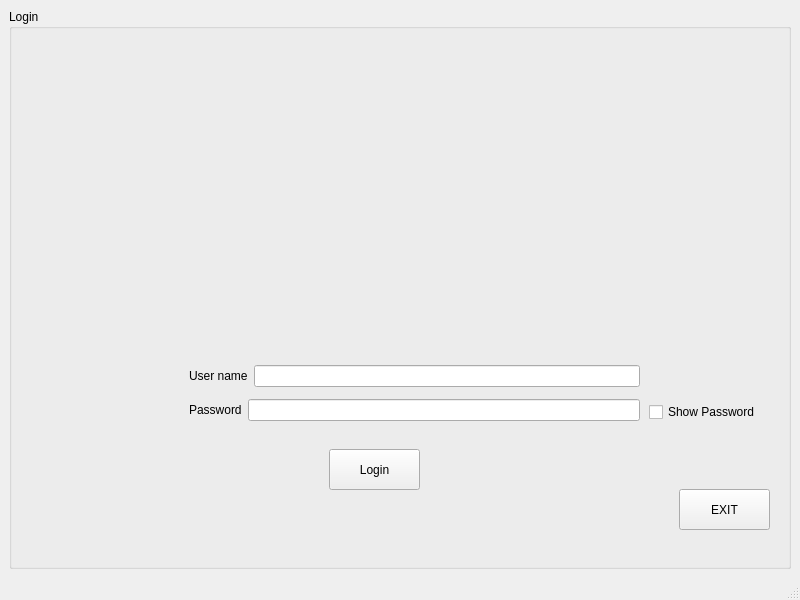
<?xml version="1.0" encoding="UTF-8"?>
<ui version="4.0">
 <class>MainWindow</class>
 <widget class="QMainWindow" name="MainWindow">
  <property name="geometry">
   <rect>
    <x>0</x>
    <y>0</y>
    <width>800</width>
    <height>600</height>
   </rect>
  </property>
  <property name="windowTitle">
   <string>MainWindow</string>
  </property>
  <property name="styleSheet">
   <string notr="true"/>
  </property>
  <widget class="QWidget" name="centralwidget">
   <layout class="QGridLayout" name="gridLayout">
    <item row="0" column="0">
     <widget class="QGroupBox" name="groupBox">
      <property name="title">
       <string>Login</string>
      </property>
      <widget class="QLabel" name="casa_label">
       <property name="geometry">
        <rect>
         <x>10</x>
         <y>30</y>
         <width>761</width>
         <height>281</height>
        </rect>
       </property>
       <property name="text">
        <string/>
       </property>
      </widget>
      <widget class="QPushButton" name="login_login_btn">
       <property name="geometry">
        <rect>
         <x>320</x>
         <y>440</y>
         <width>91</width>
         <height>41</height>
        </rect>
       </property>
       <property name="text">
        <string>Login</string>
       </property>
      </widget>
      <widget class="QPushButton" name="login_exit_btn">
       <property name="geometry">
        <rect>
         <x>670</x>
         <y>480</y>
         <width>91</width>
         <height>41</height>
        </rect>
       </property>
       <property name="text">
        <string>EXIT</string>
       </property>
      </widget>
      <widget class="QCheckBox" name="password_checkBox">
       <property name="geometry">
        <rect>
         <x>640</x>
         <y>390</y>
         <width>131</width>
         <height>26</height>
        </rect>
       </property>
       <property name="text">
        <string>Show Password</string>
       </property>
      </widget>
      <widget class="QLabel" name="login_pass_label">
       <property name="geometry">
        <rect>
         <x>10</x>
         <y>350</y>
         <width>131</width>
         <height>121</height>
        </rect>
       </property>
       <property name="text">
        <string/>
       </property>
      </widget>
      <widget class="QWidget" name="layoutWidget">
       <property name="geometry">
        <rect>
         <x>180</x>
         <y>350</y>
         <width>451</width>
         <height>69</height>
        </rect>
       </property>
       <layout class="QVBoxLayout" name="verticalLayout">
        <item>
         <layout class="QHBoxLayout" name="horizontalLayout">
          <item>
           <widget class="QLabel" name="label">
            <property name="text">
             <string>User name</string>
            </property>
           </widget>
          </item>
          <item>
           <widget class="QLineEdit" name="login_username_editLine"/>
          </item>
         </layout>
        </item>
        <item>
         <layout class="QHBoxLayout" name="horizontalLayout_2">
          <item>
           <widget class="QLabel" name="label_2">
            <property name="text">
             <string>Password</string>
            </property>
           </widget>
          </item>
          <item>
           <widget class="QLineEdit" name="login_password_editLine">
            <property name="echoMode">
             <enum>QLineEdit::Password</enum>
            </property>
           </widget>
          </item>
         </layout>
        </item>
       </layout>
      </widget>
     </widget>
    </item>
   </layout>
  </widget>
  <widget class="QMenuBar" name="menubar">
   <property name="geometry">
    <rect>
     <x>0</x>
     <y>0</y>
     <width>800</width>
     <height>25</height>
    </rect>
   </property>
  </widget>
  <widget class="QStatusBar" name="statusbar"/>
 </widget>
 <resources/>
 <connections/>
</ui>
